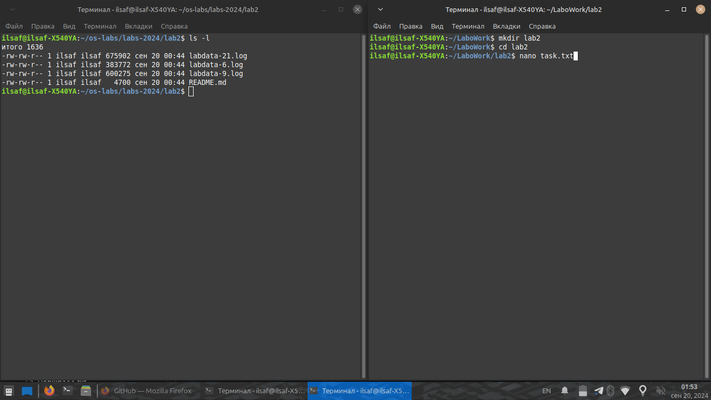
#> input picture MPEI/Operational_Systems/lab2/screens/1_mkdir.png, 711 x 400 px, shrunk from 1366 x 768 before the run, given in place of color.jpg, which was not available
$ jupyter execute lab9.ipynb   (text cells are left out)
#> lines starting #> are read from the running program, lines starting #| are printed output that depends on the picture; pictures that were not available may be replaced by others from this repository, and a replacement may not be noted
[cell 1]
import cv2
import numpy as np
import matplotlib.pyplot as plt
from typing import List, Tuple

def degrade_image_quality(image: np.ndarray, quality_percent: int) -> np.ndarray:
    """
    Искусственно ухудшает качество изображения путем JPEG-сжатия.
    quality_percent: от 0 (наихудшее) до 100 (наилучшее).
    """
    encode_param = [int(cv2.IMWRITE_JPEG_QUALITY), quality_percent]
    _, encimg = cv2.imencode('.jpg', image, encode_param)
    decimg = cv2.imdecode(encimg, 1)
    return decimg

def apply_gamma_correction(image: np.ndarray, gamma: float) -> np.ndarray:
    """
    Реализует метод преобразования степенного закона: O(i,j) = I(i,j)^gamma.
    """
    # Нормализация значений пикселей к диапазону [0, 1]
    im_norm = image / 255.0
    # Применение гамма-коррекции
    im_gamma = cv2.pow(im_norm, gamma)
    # Возврат к диапазону [0, 255] и типу uint8
    return np.uint8(im_gamma * 255.0)

def apply_image_inverse(image: np.ndarray) -> np.ndarray:
    """
    Реализует метод Image Inverse: O(i,j) = 255 - I(i,j).
    """
    return 255 - image

def plot_results(images: List[np.ndarray], titles: List[str], figsize: Tuple[int, int] = (15, 5)):
    """
    Вспомогательная функция для отрисовки результатов экспериментов в ряд.
    """
    plt.figure(figsize=figsize)
    for i, (img, title) in enumerate(zip(images, titles)):
        plt.subplot(1, len(images), i + 1)
        # OpenCV читает в BGR, конвертируем в RGB для корректного отображения в matplotlib
        plt.imshow(cv2.cvtColor(img, cv2.COLOR_BGR2RGB))
        plt.title(title)
        plt.axis('off')
    plt.tight_layout()
    plt.show()

[cell 2]
# Загрузка исходных изображений
img_color = cv2.imread('color.jpg')
#> img_color is the input picture: shape (400, 711, 3); mean B, G, R 61.3, 61.1, 60.2
img_bw = cv2.imread('bw.jpg')
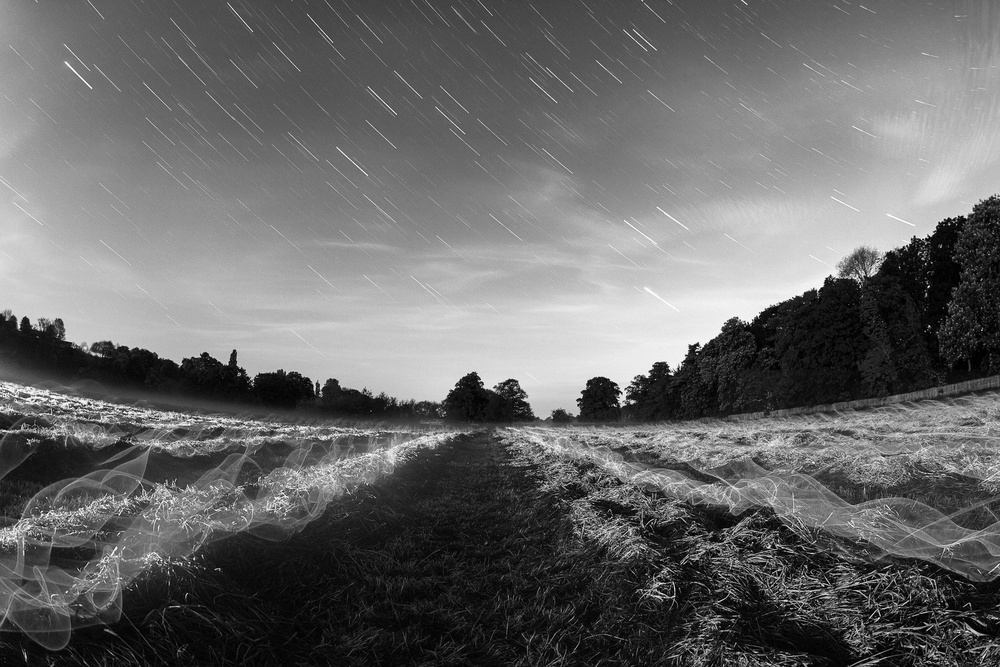
#> input picture MTUCI/Mathematical_Methods_Data_Mining/bw.jpg, 1000 x 667 px, shrunk from 1920 x 1280 before the run
#> img_bw is the input picture: shape (667, 1000, 3); min 0, max 255, mean 104.6

if img_color is None or img_bw is None:
    print("Ошибка: Изображения не найдены. Проверьте правильность путей")
else:
    print("ЭКСПЕРИМЕНТ 1: Различные значения гамма-коррекции на одном изображении (Цветное)")
    gammas = [0.6, 1.0, 1.5, 2.5]
    gamma_results = [apply_gamma_correction(img_color, g) for g in gammas]
#> call 4 of apply_gamma_correction, with gamma = 2.5
#> in apply_gamma_correction (call 4), `im_gamma = cv2.pow(im_norm, gamma)`:
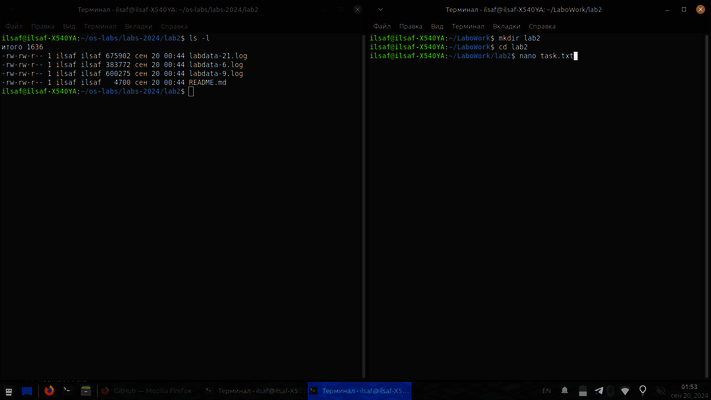
#> im_gamma: shape (400, 711, 3) float64; mean B, G, R 0.0338, 0.0326, 0.0308
#> gamma_results = 4 items
    gamma_titles = [f"Gamma = {g}" for g in gammas]
    plot_results(gamma_results, gamma_titles)
#> the loop in plot_results, `for i, (img, title) in enumerate(zip(images, titles)):` made 4 passes
#> title on passes 1 to 4: 'Gamma = 0.6', 'Gamma = 1.0', 'Gamma = 1.5', 'Gamma = 2.5'
#> in plot_results, `plt.show()`:
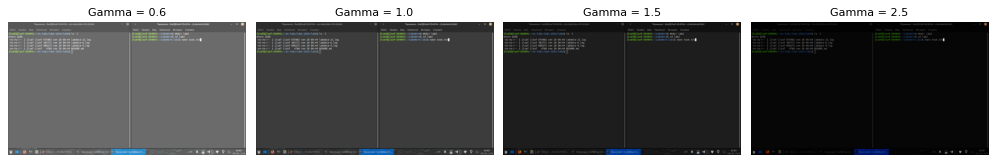
#> figure drawn by matplotlib, 4 panels

    print("\nЭКСПЕРИМЕНТ 2: Фиксированная гамма (gamma=0.6) на фото разного качества (Цветное)")
    qualities = [100, 30, 10, 5]
    degraded_images = [degrade_image_quality(img_color, q) for q in qualities]
#> in degrade_image_quality, `encode_param = [int(cv2.IMWRITE_JPEG_QUALITY), quality_percent]`: encode_param = [1, 100]
#> call 3 of degrade_image_quality, with quality_percent = 10
#> in degrade_image_quality (call 3), `encode_param = [int(cv2.IMWRITE_JPEG_QUALITY), quality_percent]`: encode_param = [1, 10]
#> in degrade_image_quality (call 3), `_, encimg = cv2.imencode('.jpg', image, encode_param)`: encimg = 7727 values, max 255 at index 0, min 0 at index 4, mean 100.5
#> in degrade_image_quality (call 3), `decimg = cv2.imdecode(encimg, 1)`:
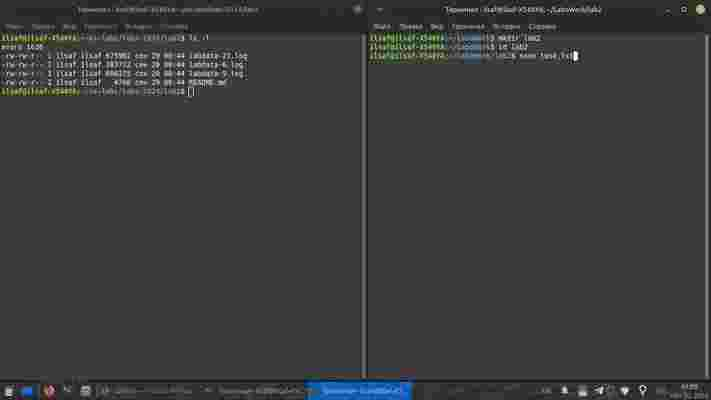
#> decimg: shape (400, 711, 3); mean B, G, R 59.6, 59.5, 58.8
#> call 4 of degrade_image_quality, with quality_percent = 5
#> in degrade_image_quality (call 4), `encode_param = [int(cv2.IMWRITE_JPEG_QUALITY), quality_percent]`: encode_param = [1, 5]
#> in degrade_image_quality (call 4), `_, encimg = cv2.imencode('.jpg', image, encode_param)`: encimg = 6340 values, max 255 at index 0, min 0 at index 4, mean 85.47
#> in degrade_image_quality (call 4), `decimg = cv2.imdecode(encimg, 1)`:
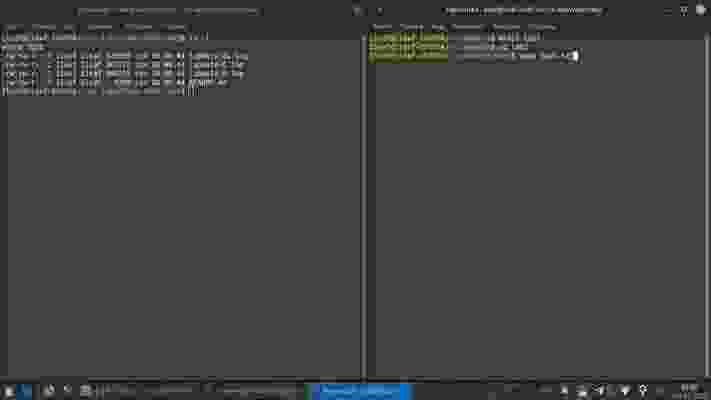
#> decimg: shape (400, 711, 3); mean B, G, R 66.9, 66.9, 66.4
#> degraded_images = 4 items
    # Применяем гамма-коррекцию к ухудшенным изображениям
    gamma_on_degraded = [apply_gamma_correction(img, 0.6) for img in degraded_images]
#> in apply_gamma_correction (call 8), `im_gamma = cv2.pow(im_norm, gamma)`:
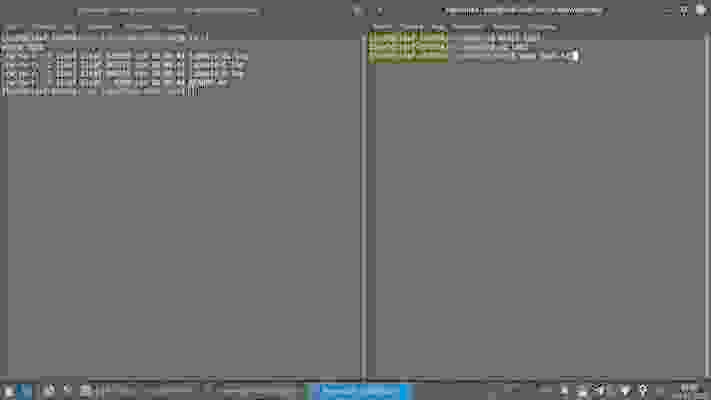
#> im_gamma: shape (400, 711, 3) float64; mean B, G, R 0.445, 0.446, 0.443
#> gamma_on_degraded = 4 items
    quality_titles = [f"Качество {q}%\n(Гамма 0.6)" for q in qualities]
    plot_results(gamma_on_degraded, quality_titles)
#> call 2 of plot_results, with figsize = (15, 5)
#> the loop in plot_results (call 2), `for i, (img, title) in enumerate(zip(images, titles)):` made 4 passes
#> in plot_results (call 2), `plt.show()`:
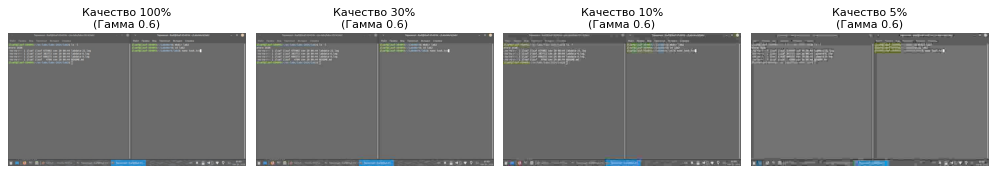
#> figure drawn by matplotlib, 4 panels

    print("\nЭКСПЕРИМЕНТ 3: Метод Image Inverse на исходных изображениях")
    inv_color = apply_image_inverse(img_color)
#> in apply_image_inverse, `return 255 - image`:
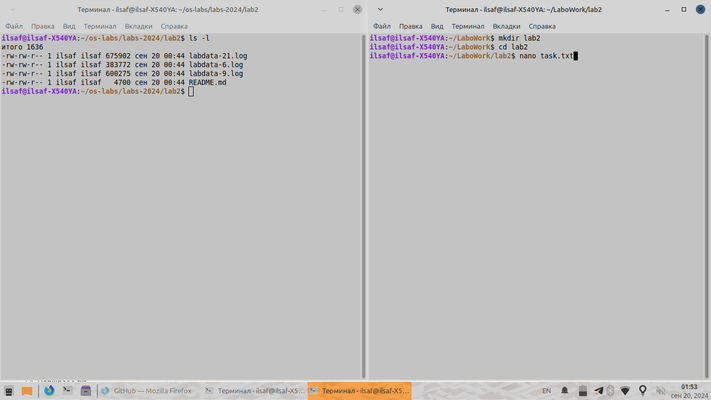
#> returned value: shape (400, 711, 3); mean of channels 0, 1, 2 193.7, 193.9, 194.8; drawn as B, G, R
    inv_bw = apply_image_inverse(img_bw)
#> in apply_image_inverse (call 2), `return 255 - image`:
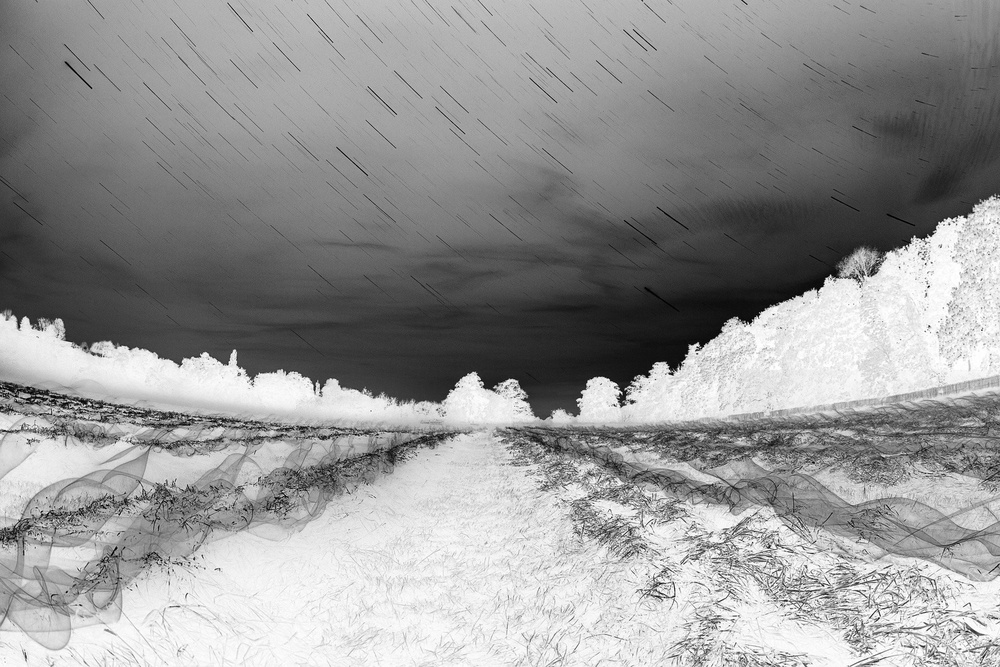
#> returned value: shape (667, 1000, 3); min 0, max 255, mean 150.4
    plot_results([img_color, inv_color, img_bw, inv_bw],
                 ["Исходное цветное", "Инверсия цветного", "Исходное ЧБ", "Инверсия ЧБ"],
                 figsize=(12, 6))
#> call 3 of plot_results, with figsize = (12, 6)
#> the loop in plot_results (call 3), `for i, (img, title) in enumerate(zip(images, titles)):` made 4 passes
#> title on passes 1 to 4: 'Исходное цветное', 'Инверсия цветного', 'Исходное ЧБ', 'Инверсия ЧБ'
#> in plot_results (call 3), `plt.show()`:
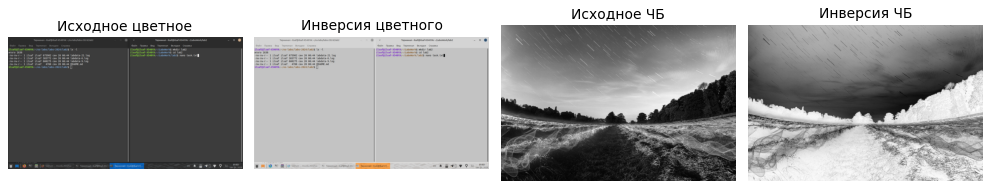
#> figure drawn by matplotlib, 4 panels

    print("\nЭКСПЕРИМЕНТ 4: Image Inverse на фото ухудшенного качества (ЧБ)")
    degraded_bw_images = [degrade_image_quality(img_bw, q) for q in qualities]
#> degraded_bw_images = 4 items
    inv_on_degraded_bw = [apply_image_inverse(img) for img in degraded_bw_images]
#> inv_on_degraded_bw = 4 items
    inv_quality_titles = [f"Качество {q}%\n(Инверсия)" for q in qualities]
    plot_results(inv_on_degraded_bw, inv_quality_titles)
